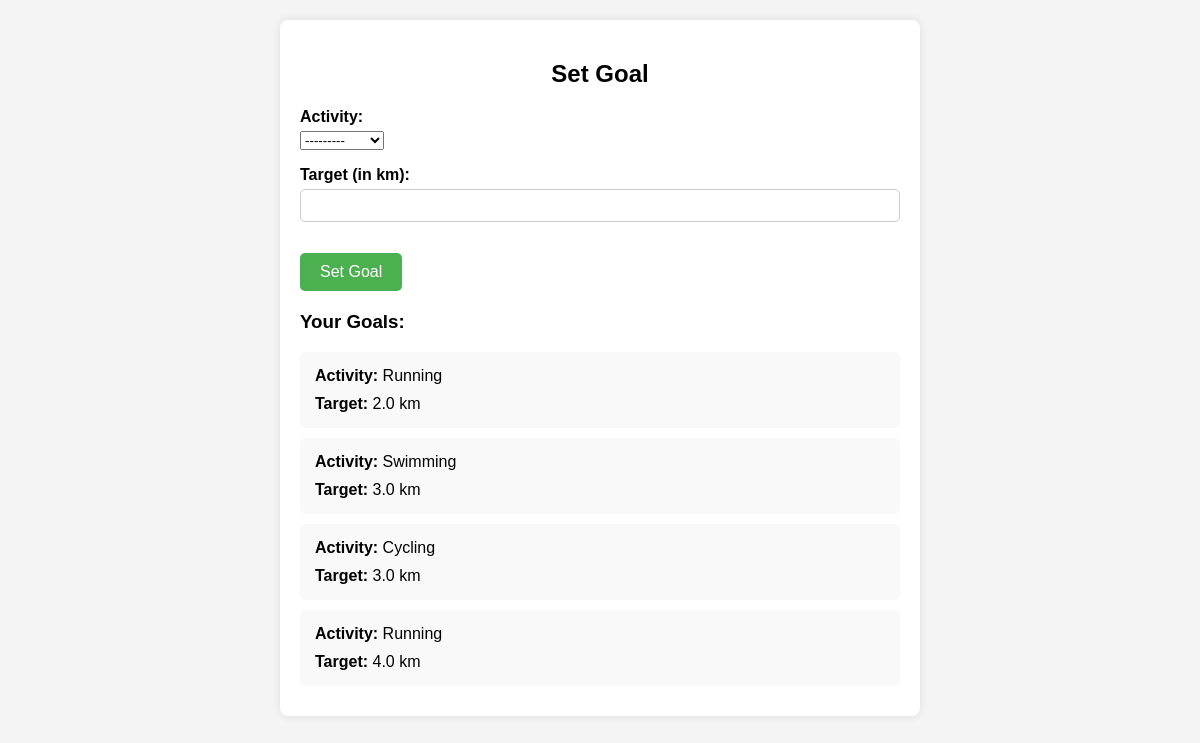
Screenshot of /set_goal (signed in) with the database file from the repository.
### fitnessapp/models.py (models this page shows)
class Goal(models.Model):
    user = models.ForeignKey(User, on_delete=models.CASCADE)
    activity = models.ForeignKey(Activity, on_delete=models.CASCADE)
    target = models.FloatField()

class Activity(models.Model):
    name = models.CharField(max_length=100)
    def  __str__(self):
        return self.name

### fitnessapp/views.py (the view)
# urls.py: path('set_goal', views.set_goal, name='set_goal'),
def set_goal(request):
    if request.method == 'POST':
        form = GoalForm(request.POST)
        if form.is_valid():
            goal = form.save(commit=False)
            goal.user = request.user
            goal.save()
            return redirect('set_goal')
    else:
        form = GoalForm()
        username = request.user.username
        usergoals = Goal.objects.filter(user__username=username)
    return render(request, 'set_goal.html', {'form': form,'usergoals':usergoals})

### fitnessapp/forms.py
class GoalForm(forms.ModelForm):
    class Meta:
        model = Goal
        fields = ['activity', 'target']
        labels = {
            'activity': 'Activity',
            'target': 'Target (in km)'
        }

### templates/set_goal.html (shortened to what this page needs)
<!DOCTYPE html>
<html lang="en">
<head>
</head>
<body>
    <div class="container">
        <h2>Set Goal</h2>
        <form method="post">
            <label for=''>{{ form.as_p }}</label>
            <button type="submit">Set Goal</button>
        </form>
        <div class="goal-list">
            <h3>Your Goals:</h3>
            {% for goal in usergoals %}
            <div class="goal-item">
                <p><strong>Activity:</strong> {{ goal.activity }}</p>
                <p><strong>Target:</strong> {{ goal.target }} km</p>
            </div>
            {% endfor %}
        </div>
    </div>
</body>
</html>

### templates/set_goal.html (style rules this page uses)
body { font-family: Arial, sans-serif; background-color: #f4f4f4; margin: 0; padding: 0; }
.container { max-width: 600px; margin: 20px auto; padding: 20px; background-color: #fff; border-radius: 8px; box-shadow: 0 0 10px rgba(0, 0, 0, 0.1); }
h2 { text-align: center; margin-bottom: 20px; }
form { margin-bottom: 20px; }
label { display: block; font-weight: bold; margin-bottom: 5px; }
input[type="text"], input[type="number"] { width: 100%; padding: 8px; margin-bottom: 15px; border: 1px solid #ccc; border-radius: 5px; box-sizing: border-box; }
button[type="submit"] { background-color: #4caf50; color: #fff; padding: 10px 20px; border: none; border-radius: 5px; cursor: pointer; font-size: 16px; transition: background-color 0.3s ease; }
.goal-list { margin-top: 20px; }
.goal-item { background-color: #f9f9f9; border-radius: 5px; padding: 10px; margin-bottom: 10px; }
.goal-item p { margin: 0; padding: 5px; }

### rows the page displays
Goal: activity "Running", target "2.0"
Goal: activity "Swimming", target "3.0"
Goal: activity "Cycling", target "3.0"
Goal: activity "Running", target "4.0"
